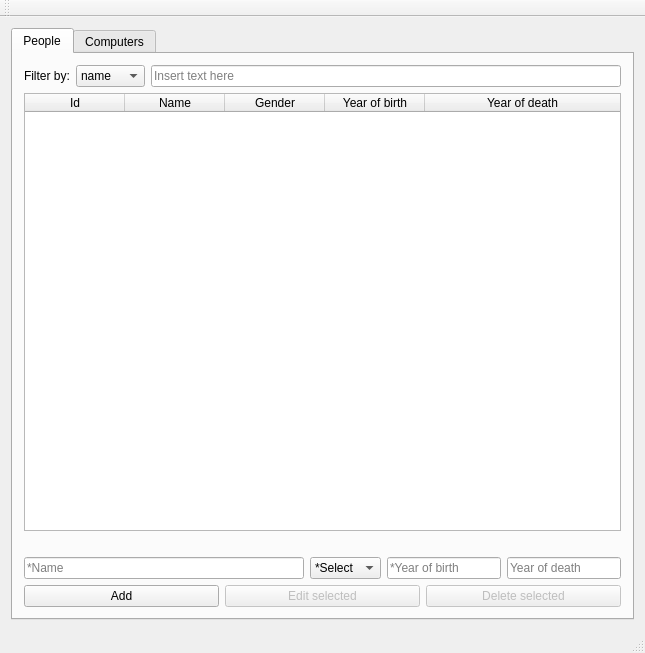
<?xml version="1.0" encoding="UTF-8"?>
<ui version="4.0">
 <class>MainWindow</class>
 <widget class="QMainWindow" name="MainWindow">
  <property name="geometry">
   <rect>
    <x>0</x>
    <y>0</y>
    <width>645</width>
    <height>653</height>
   </rect>
  </property>
  <property name="windowTitle">
   <string>The Computer Scientist DB</string>
  </property>
  <widget class="QWidget" name="centralWidget">
   <layout class="QVBoxLayout" name="verticalLayout">
    <item>
     <widget class="QTabWidget" name="tabWidget">
      <property name="enabled">
       <bool>true</bool>
      </property>
      <property name="sizePolicy">
       <sizepolicy hsizetype="Expanding" vsizetype="Expanding">
        <horstretch>0</horstretch>
        <verstretch>0</verstretch>
       </sizepolicy>
      </property>
      <property name="contextMenuPolicy">
       <enum>Qt::DefaultContextMenu</enum>
      </property>
      <property name="currentIndex">
       <number>0</number>
      </property>
      <widget class="QWidget" name="tabPeople">
       <attribute name="title">
        <string>People</string>
       </attribute>
       <layout class="QVBoxLayout" name="verticalLayout_5">
        <item>
         <layout class="QHBoxLayout" name="horizontalLayout_3">
          <item>
           <widget class="QLabel" name="labelPeopleFilter">
            <property name="text">
             <string>Filter by:</string>
            </property>
           </widget>
          </item>
          <item>
           <widget class="QComboBox" name="dropDownPeopleFilter">
            <item>
             <property name="text">
              <string>name</string>
             </property>
            </item>
            <item>
             <property name="text">
              <string>gender</string>
             </property>
            </item>
            <item>
             <property name="text">
              <string>birth</string>
             </property>
            </item>
            <item>
             <property name="text">
              <string>death</string>
             </property>
            </item>
           </widget>
          </item>
          <item>
           <widget class="QLineEdit" name="lineEditPeopleFilter">
            <property name="text">
             <string/>
            </property>
            <property name="placeholderText">
             <string>Insert text here</string>
            </property>
           </widget>
          </item>
         </layout>
        </item>
        <item>
         <widget class="QTableWidget" name="tablePeople">
          <property name="editTriggers">
           <set>QAbstractItemView::NoEditTriggers</set>
          </property>
          <property name="alternatingRowColors">
           <bool>true</bool>
          </property>
          <property name="selectionBehavior">
           <enum>QAbstractItemView::SelectRows</enum>
          </property>
          <property name="showGrid">
           <bool>false</bool>
          </property>
          <property name="gridStyle">
           <enum>Qt::SolidLine</enum>
          </property>
          <property name="sortingEnabled">
           <bool>true</bool>
          </property>
          <attribute name="horizontalHeaderCascadingSectionResizes">
           <bool>false</bool>
          </attribute>
          <attribute name="horizontalHeaderStretchLastSection">
           <bool>true</bool>
          </attribute>
          <attribute name="verticalHeaderVisible">
           <bool>false</bool>
          </attribute>
          <column>
           <property name="text">
            <string>Id</string>
           </property>
          </column>
          <column>
           <property name="text">
            <string>Name</string>
           </property>
          </column>
          <column>
           <property name="text">
            <string>Gender</string>
           </property>
          </column>
          <column>
           <property name="text">
            <string>Year of birth</string>
           </property>
          </column>
          <column>
           <property name="text">
            <string>Year of death</string>
           </property>
          </column>
         </widget>
        </item>
        <item>
         <layout class="QHBoxLayout" name="horizontalLayoutErrorLabels">
          <item>
           <widget class="QLabel" name="labelPeopleError">
            <property name="text">
             <string/>
            </property>
           </widget>
          </item>
         </layout>
        </item>
        <item>
         <layout class="QHBoxLayout" name="horizontalLayout">
          <item>
           <widget class="QLineEdit" name="lineEditPeopleName">
            <property name="minimumSize">
             <size>
              <width>280</width>
              <height>0</height>
             </size>
            </property>
            <property name="text">
             <string/>
            </property>
            <property name="placeholderText">
             <string>*Name</string>
            </property>
           </widget>
          </item>
          <item>
           <widget class="QComboBox" name="dropDownPeopleGender">
            <property name="editable">
             <bool>false</bool>
            </property>
            <property name="currentText">
             <string>*Select</string>
            </property>
            <item>
             <property name="text">
              <string>*Select</string>
             </property>
            </item>
            <item>
             <property name="text">
              <string>Female</string>
             </property>
            </item>
            <item>
             <property name="text">
              <string>Male</string>
             </property>
            </item>
           </widget>
          </item>
          <item>
           <widget class="QLineEdit" name="lineEditPeopleBirth">
            <property name="minimumSize">
             <size>
              <width>0</width>
              <height>0</height>
             </size>
            </property>
            <property name="maximumSize">
             <size>
              <width>150</width>
              <height>16777215</height>
             </size>
            </property>
            <property name="baseSize">
             <size>
              <width>0</width>
              <height>0</height>
             </size>
            </property>
            <property name="placeholderText">
             <string>*Year of birth</string>
            </property>
           </widget>
          </item>
          <item>
           <widget class="QLineEdit" name="lineEditPeopleDeath">
            <property name="maximumSize">
             <size>
              <width>150</width>
              <height>16777215</height>
             </size>
            </property>
            <property name="placeholderText">
             <string>Year of death</string>
            </property>
           </widget>
          </item>
         </layout>
        </item>
        <item>
         <layout class="QHBoxLayout" name="horizontalLayoutAddDelete">
          <item>
           <widget class="QPushButton" name="buttonPeopleAdd">
            <property name="text">
             <string>Add</string>
            </property>
           </widget>
          </item>
          <item>
           <widget class="QPushButton" name="ButtonPeopleEdit">
            <property name="enabled">
             <bool>false</bool>
            </property>
            <property name="text">
             <string>Edit selected</string>
            </property>
           </widget>
          </item>
          <item>
           <widget class="QPushButton" name="buttonPeopleDelete">
            <property name="enabled">
             <bool>false</bool>
            </property>
            <property name="text">
             <string>Delete selected</string>
            </property>
           </widget>
          </item>
         </layout>
        </item>
       </layout>
      </widget>
      <widget class="QWidget" name="tabComputers">
       <attribute name="title">
        <string>Computers</string>
       </attribute>
       <layout class="QVBoxLayout" name="verticalLayout_2">
        <item>
         <layout class="QHBoxLayout" name="horizontalLayout_6">
          <item>
           <widget class="QLabel" name="labelComputersFilter">
            <property name="text">
             <string>Filter by:</string>
            </property>
           </widget>
          </item>
          <item>
           <widget class="QComboBox" name="dropDownComputersFilter">
            <item>
             <property name="text">
              <string>name</string>
             </property>
            </item>
            <item>
             <property name="text">
              <string>type</string>
             </property>
            </item>
            <item>
             <property name="text">
              <string>created</string>
             </property>
            </item>
            <item>
             <property name="text">
              <string>built</string>
             </property>
            </item>
           </widget>
          </item>
          <item>
           <widget class="QLineEdit" name="lineEditComputersFilter">
            <property name="autoFillBackground">
             <bool>false</bool>
            </property>
            <property name="text">
             <string/>
            </property>
            <property name="dragEnabled">
             <bool>false</bool>
            </property>
            <property name="readOnly">
             <bool>false</bool>
            </property>
            <property name="placeholderText">
             <string>Insert text here</string>
            </property>
            <property name="clearButtonEnabled">
             <bool>false</bool>
            </property>
           </widget>
          </item>
         </layout>
        </item>
        <item>
         <widget class="QTableWidget" name="tableComputer">
          <property name="editTriggers">
           <set>QAbstractItemView::NoEditTriggers</set>
          </property>
          <property name="alternatingRowColors">
           <bool>true</bool>
          </property>
          <property name="selectionBehavior">
           <enum>QAbstractItemView::SelectRows</enum>
          </property>
          <property name="showGrid">
           <bool>false</bool>
          </property>
          <property name="sortingEnabled">
           <bool>true</bool>
          </property>
          <attribute name="horizontalHeaderStretchLastSection">
           <bool>true</bool>
          </attribute>
          <attribute name="verticalHeaderVisible">
           <bool>false</bool>
          </attribute>
          <column>
           <property name="text">
            <string>Id</string>
           </property>
          </column>
          <column>
           <property name="text">
            <string>Name</string>
           </property>
          </column>
          <column>
           <property name="text">
            <string>Type</string>
           </property>
          </column>
          <column>
           <property name="text">
            <string>Year created</string>
           </property>
          </column>
          <column>
           <property name="text">
            <string>Built</string>
           </property>
          </column>
         </widget>
        </item>
        <item>
         <widget class="QLabel" name="labelComputerError">
          <property name="text">
           <string/>
          </property>
         </widget>
        </item>
        <item>
         <layout class="QHBoxLayout" name="horizontalLayout_4">
          <item>
           <widget class="QLineEdit" name="lineEditComputerName">
            <property name="minimumSize">
             <size>
              <width>280</width>
              <height>0</height>
             </size>
            </property>
            <property name="placeholderText">
             <string>*Name</string>
            </property>
           </widget>
          </item>
          <item>
           <widget class="QLineEdit" name="lineEditComputerType">
            <property name="minimumSize">
             <size>
              <width>130</width>
              <height>0</height>
             </size>
            </property>
            <property name="maximumSize">
             <size>
              <width>250</width>
              <height>16777215</height>
             </size>
            </property>
            <property name="baseSize">
             <size>
              <width>0</width>
              <height>0</height>
             </size>
            </property>
            <property name="placeholderText">
             <string>*Type</string>
            </property>
           </widget>
          </item>
          <item>
           <widget class="QLineEdit" name="lineEditComputerCreated">
            <property name="maximumSize">
             <size>
              <width>150</width>
              <height>16777215</height>
             </size>
            </property>
            <property name="placeholderText">
             <string>*Year created</string>
            </property>
           </widget>
          </item>
          <item>
           <widget class="QComboBox" name="dropDownComputerBuilt">
            <property name="editable">
             <bool>false</bool>
            </property>
            <property name="currentText">
             <string>*Built?</string>
            </property>
            <item>
             <property name="text">
              <string>*Built?</string>
             </property>
            </item>
            <item>
             <property name="text">
              <string>Yes</string>
             </property>
            </item>
            <item>
             <property name="text">
              <string>No</string>
             </property>
            </item>
           </widget>
          </item>
         </layout>
        </item>
        <item>
         <layout class="QHBoxLayout" name="horizontalLayout_5">
          <item>
           <widget class="QPushButton" name="buttonComputerAdd">
            <property name="text">
             <string>Add</string>
            </property>
           </widget>
          </item>
          <item>
           <widget class="QPushButton" name="ButtonComputersEdit">
            <property name="enabled">
             <bool>false</bool>
            </property>
            <property name="text">
             <string>Edit selected</string>
            </property>
           </widget>
          </item>
          <item>
           <widget class="QPushButton" name="buttonComputerDelete">
            <property name="enabled">
             <bool>false</bool>
            </property>
            <property name="text">
             <string>Delete selected</string>
            </property>
           </widget>
          </item>
         </layout>
        </item>
       </layout>
      </widget>
     </widget>
    </item>
   </layout>
  </widget>
  <widget class="QMenuBar" name="menuBar">
   <property name="geometry">
    <rect>
     <x>0</x>
     <y>0</y>
     <width>645</width>
     <height>21</height>
    </rect>
   </property>
  </widget>
  <widget class="QToolBar" name="mainToolBar">
   <attribute name="toolBarArea">
    <enum>TopToolBarArea</enum>
   </attribute>
   <attribute name="toolBarBreak">
    <bool>false</bool>
   </attribute>
  </widget>
  <widget class="QStatusBar" name="statusBar"/>
 </widget>
 <layoutdefault spacing="6" margin="11"/>
 <tabstops>
  <tabstop>lineEditPeopleDeath</tabstop>
  <tabstop>lineEditPeopleFilter</tabstop>
  <tabstop>lineEditPeopleName</tabstop>
  <tabstop>tabWidget</tabstop>
  <tabstop>dropDownPeopleGender</tabstop>
  <tabstop>lineEditPeopleBirth</tabstop>
  <tabstop>buttonPeopleAdd</tabstop>
  <tabstop>dropDownPeopleFilter</tabstop>
  <tabstop>buttonPeopleDelete</tabstop>
  <tabstop>tablePeople</tabstop>
  <tabstop>dropDownComputersFilter</tabstop>
  <tabstop>lineEditComputersFilter</tabstop>
  <tabstop>tableComputer</tabstop>
  <tabstop>lineEditComputerName</tabstop>
  <tabstop>lineEditComputerType</tabstop>
  <tabstop>lineEditComputerCreated</tabstop>
  <tabstop>dropDownComputerBuilt</tabstop>
  <tabstop>buttonComputerAdd</tabstop>
  <tabstop>buttonComputerDelete</tabstop>
  <tabstop>ButtonPeopleEdit</tabstop>
  <tabstop>ButtonComputersEdit</tabstop>
 </tabstops>
 <resources/>
 <connections/>
</ui>
